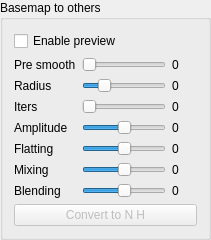
    <widget class="QGroupBox" name="groupBoxBM">
     <property name="title">
      <string>Basemap to others</string>
     </property>
     <layout class="QVBoxLayout" name="verticalLayout_6">
      <item>
       <widget class="QCheckBox" name="checkBoxEnableBaseMapToOthers">
        <property name="text">
         <string>Enable preview</string>
        </property>
       </widget>
      </item>
      <item>
       <layout class="QGridLayout" name="gridLayout_7">
        <item row="2" column="1">
         <widget class="QSlider" name="horizontalSliderBMNoIters">
          <property name="maximum">
           <number>30</number>
          </property>
          <property name="pageStep">
           <number>0</number>
          </property>
          <property name="orientation">
           <enum>Qt::Horizontal</enum>
          </property>
         </widget>
        </item>
        <item row="2" column="2">
         <widget class="QLabel" name="label_27">
          <property name="text">
           <string>0</string>
          </property>
         </widget>
        </item>
        <item row="3" column="0">
         <widget class="QLabel" name="label_22">
          <property name="text">
           <string>Amplitude</string>
          </property>
         </widget>
        </item>
        <item row="2" column="0">
         <widget class="QLabel" name="label_26">
          <property name="text">
           <string>Iters</string>
          </property>
         </widget>
        </item>
        <item row="5" column="2">
         <widget class="QLabel" name="label_31">
          <property name="text">
           <string>0</string>
          </property>
         </widget>
        </item>
        <item row="5" column="0">
         <widget class="QLabel" name="label_30">
          <property name="text">
           <string>Mixing</string>
          </property>
         </widget>
        </item>
        <item row="5" column="1">
         <widget class="QSlider" name="horizontalSliderConversionBaseMapMixing">
          <property name="maximum">
           <number>200</number>
          </property>
          <property name="pageStep">
           <number>0</number>
          </property>
          <property name="value">
           <number>100</number>
          </property>
          <property name="orientation">
           <enum>Qt::Horizontal</enum>
          </property>
         </widget>
        </item>
        <item row="3" column="2">
         <widget class="QLabel" name="label_23">
          <property name="text">
           <string>0</string>
          </property>
         </widget>
        </item>
        <item row="1" column="0">
         <widget class="QLabel" name="label_28">
          <property name="text">
           <string>Radius</string>
          </property>
         </widget>
        </item>
        <item row="3" column="1">
         <widget class="QSlider" name="horizontalSliderBaseMapAmplidute">
          <property name="minimum">
           <number>-300</number>
          </property>
          <property name="maximum">
           <number>300</number>
          </property>
          <property name="pageStep">
           <number>0</number>
          </property>
          <property name="orientation">
           <enum>Qt::Horizontal</enum>
          </property>
         </widget>
        </item>
        <item row="1" column="2">
         <widget class="QLabel" name="label_29">
          <property name="text">
           <string>0</string>
          </property>
         </widget>
        </item>
        <item row="4" column="0">
         <widget class="QLabel" name="label_24">
          <property name="text">
           <string>Flatting</string>
          </property>
         </widget>
        </item>
        <item row="1" column="1">
         <widget class="QSlider" name="horizontalSliderConversionBMFilterRadius">
          <property name="minimum">
           <number>1</number>
          </property>
          <property name="maximum">
           <number>10</number>
          </property>
          <property name="singleStep">
           <number>0</number>
          </property>
          <property name="pageStep">
           <number>0</number>
          </property>
          <property name="value">
           <number>3</number>
          </property>
          <property name="orientation">
           <enum>Qt::Horizontal</enum>
          </property>
         </widget>
        </item>
        <item row="4" column="2">
         <widget class="QLabel" name="label_25">
          <property name="text">
           <string>0</string>
          </property>
         </widget>
        </item>
        <item row="0" column="0">
         <widget class="QLabel" name="label_32">
          <property name="text">
           <string>Pre smooth</string>
          </property>
         </widget>
        </item>
        <item row="4" column="1">
         <widget class="QSlider" name="horizontalSliderConversionBaseMapFlatness">
          <property name="maximum">
           <number>100</number>
          </property>
          <property name="pageStep">
           <number>0</number>
          </property>
          <property name="value">
           <number>50</number>
          </property>
          <property name="orientation">
           <enum>Qt::Horizontal</enum>
          </property>
         </widget>
        </item>
        <item row="0" column="1">
         <widget class="QSlider" name="horizontalSliderConversionBMPreSmoothRadius">
          <property name="maximum">
           <number>150</number>
          </property>
          <property name="pageStep">
           <number>0</number>
          </property>
          <property name="orientation">
           <enum>Qt::Horizontal</enum>
          </property>
         </widget>
        </item>
        <item row="0" column="2">
         <widget class="QLabel" name="label_33">
          <property name="minimumSize">
           <size>
            <width>25</width>
            <height>0</height>
           </size>
          </property>
          <property name="text">
           <string>0</string>
          </property>
         </widget>
        </item>
        <item row="6" column="0">
         <widget class="QLabel" name="label_34">
          <property name="text">
           <string>Blending</string>
          </property>
         </widget>
        </item>
        <item row="6" column="1">
         <widget class="QSlider" name="horizontalSliderConversionBaseMapBlending">
          <property name="maximum">
           <number>100</number>
          </property>
          <property name="value">
           <number>50</number>
          </property>
          <property name="orientation">
           <enum>Qt::Horizontal</enum>
          </property>
         </widget>
        </item>
        <item row="6" column="2">
         <widget class="QLabel" name="label_35">
          <property name="text">
           <string>0</string>
          </property>
         </widget>
        </item>
       </layout>
      </item>
      <item>
       <widget class="QPushButton" name="pushButtonConvertToNormalAndHeight">
        <property name="enabled">
         <bool>false</bool>
        </property>
        <property name="text">
         <string>Convert to N H</string>
        </property>
       </widget>
      </item>
     </layout>
    </widget>
